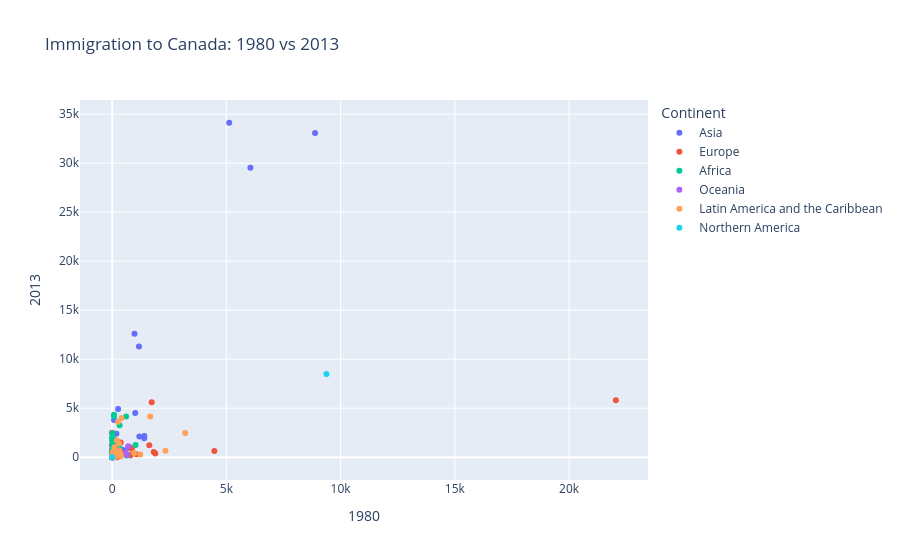

The cell this chart's notebook holds for it:
### Markdown cell above
## 9. Comparing immigration over time

This scatter plot compares immigration numbers between 1980 and 2013.

It helps identify growth patterns and country trends over time.

### Code cell
fig = px.scatter(
    df,
    x='1980',
    y='2013',
    hover_name='Country',
    color='Continent',
    title='Immigration to Canada: 1980 vs 2013'
)

fig.show()

### Figure 1 — Plotly figure (JSON) as saved in the notebook; plotly's stock layout.template omitted (floating-point values rounded to 4 significant figures)
{"data": [{"hovertemplate": "<b>%{hovertext}</b><br><br>Continent=Asia<br>1980=%{x}<br>2013=%{y}<extra></extra>", "hovertext": ["Afghanistan", "Armenia", "Azerbaijan", "Bahrain", "Bangladesh", "Bhutan", "Brunei Darussalam", "Cambodia", "China", "China, Hong Kong Special Administrative Region", "China, Macao Special Administrative Region", "Cyprus", "Democratic People's Republic of Korea", "Georgia", "India", "Indonesia", "Iran (Islamic Republic of)", "Iraq", "Israel", "Japan", "Jordan", "Kazakhstan", "Kuwait", "Kyrgyzstan", "Lao People's Democratic Republic", "Lebanon", "Malaysia", "Maldives", "Mongolia", "Myanmar", "Nepal", "Oman", "Pakistan", "Philippines", "Qatar", "Republic of Korea", "Saudi Arabia", "Singapore", "Sri Lanka", "State of Palestine", "Syrian Arab Republic", "Tajikistan", "Thailand", "Turkey", "Turkmenistan", "United Arab Emirates", "Uzbekistan", "Viet Nam", "Yemen"], "legendgroup": "Asia", "marker": {"color": "#636efa", "symbol": "circle"}, "mode": "markers", "name": "Asia", "orientation": "v", "showlegend": true, "type": "scatter", "x": [16, 0, 0, 0, 83, 0, 79, 12, 5123, 0, 0, 132, 1, 0, 8880, 186, 1172, 262, 1403, 701, 177, 0, 1, 0, 11, 1409, 786, 0, 0, 80, 1, 0, 978, 6051, 0, 1011, 0, 241, 185, 0, 315, 0, 56, 481, 0, 0, 0, 1191, 1], "xaxis": "x", "y": [2004, 207, 57, 32, 3789, 487, 6, 288, 34129, 774, 29, 16, 17, 125, 33087, 387, 11291, 4918, 1945, 982, 1255, 348, 48, 123, 15, 2172, 204, 1, 99, 262, 1308, 11, 12603, 29544, 6, 4509, 267, 141, 2394, 462, 1009, 39, 400, 729, 14, 46, 167, 2112, 217], "yaxis": "y"}, {"hovertemplate": "<b>%{hovertext}</b><br><br>Continent=Europe<br>1980=%{x}<br>2013=%{y}<extra></extra>", "hovertext": ["Albania", "Andorra", "Austria", "Belarus", "Belgium", "Bosnia and Herzegovina", "Bulgaria", "Croatia", "Czech Republic", "Denmark", "Estonia", "Finland", "France", "Germany", "Greece", "Hungary", "Iceland", "Ireland", "Italy", "Latvia", "Liechtenstein", "Lithuania", "Luxembourg", "Malta", "Monaco", "Montenegro", "Netherlands", "Norway", "Poland", "Portugal", "Republic of Moldova", "Romania", "Russian Federation", "San Marino", "Serbia", "Slovakia", "Slovenia", "Spain", "Sweden", "Switzerland", "The former Yugoslav Republic of Macedonia", "Ukraine", "United Kingdom of Great Britain and Northern Ireland"], "legendgroup": "Europe", "marker": {"color": "#EF553B", "symbol": "circle"}, "mode": "markers", "name": "Europe", "orientation": "v", "showlegend": true, "type": "scatter", "x": [1, 0, 234, 0, 511, 0, 24, 0, 0, 272, 0, 208, 1729, 1626, 1065, 205, 17, 781, 1820, 0, 1, 1, 14, 191, 0, 0, 1889, 116, 863, 4473, 0, 375, 0, 1, 0, 0, 0, 211, 281, 806, 0, 0, 22045], "xaxis": "x", "y": [603, 1, 90, 247, 379, 119, 512, 125, 174, 81, 45, 76, 5623, 1217, 298, 425, 72, 1015, 545, 213, 0, 145, 7, 4, 1, 9, 395, 59, 852, 630, 1231, 1512, 2466, 0, 297, 105, 20, 331, 140, 201, 112, 2487, 5827], "yaxis": "y"}, {"hovertemplate": "<b>%{hovertext}</b><br><br>Continent=Africa<br>1980=%{x}<br>2013=%{y}<extra></extra>", "hovertext": ["Algeria", "Angola", "Benin", "Botswana", "Burkina Faso", "Burundi", "Cabo Verde", "Cameroon", "Central African Republic", "Chad", "Comoros", "Congo", "Côte d'Ivoire", "Democratic Republic of the Congo", "Djibouti", "Egypt", "Equatorial Guinea", "Eritrea", "Ethiopia", "Gabon", "Gambia", "Ghana", "Guinea", "Guinea-Bissau", "Kenya", "Lesotho", "Liberia", "Libya", "Madagascar", "Malawi", "Mali", "Mauritania", "Mauritius", "Morocco", "Mozambique", "Namibia", "Niger", "Nigeria", "Rwanda", "Sao Tome and Principe", "Senegal", "Seychelles", "Sierra Leone", "Somalia", "South Africa", "Sudan", "Swaziland", "Togo", "Tunisia", "Uganda", "United Republic of Tanzania", "Western Sahara", "Zambia", "Zimbabwe"], "legendgroup": "Africa", "marker": {"color": "#00cc96", "symbol": "circle"}, "mode": "markers", "name": "Africa", "orientation": "v", "showlegend": true, "type": "scatter", "x": [80, 1, 2, 10, 2, 0, 1, 9, 4, 0, 0, 2, 14, 15, 0, 612, 0, 0, 98, 2, 0, 172, 0, 0, 291, 1, 1, 5, 22, 5, 4, 5, 306, 325, 0, 0, 0, 81, 6, 0, 13, 5, 6, 7, 1026, 20, 4, 5, 58, 13, 635, 0, 11, 72], "xaxis": "x", "y": [4331, 45, 397, 76, 322, 480, 2, 2439, 169, 86, 22, 114, 1170, 2050, 201, 4165, 11, 1719, 1606, 90, 33, 517, 463, 0, 664, 6, 39, 255, 229, 10, 190, 57, 1203, 3261, 12, 83, 105, 4172, 415, 1, 818, 5, 63, 2028, 1240, 343, 39, 316, 1627, 206, 182, 0, 59, 407], "yaxis": "y"}, {"hovertemplate": "<b>%{hovertext}</b><br><br>Continent=Oceania<br>1980=%{x}<br>2013=%{y}<extra></extra>", "hovertext": ["American Samoa", "Australia", "Fiji", "Kiribati", "Marshall Islands", "Nauru", "New Caledonia", "New Zealand", "Palau", "Papua New Guinea", "Samoa", "Tonga", "Tuvalu", "Vanuatu"], "legendgroup": "Oceania", "marker": {"color": "#ab63fa", "symbol": "circle"}, "mode": "markers", "name": "Oceania", "orientation": "v", "showlegend": true, "type": "scatter", "x": [0, 702, 632, 0, 0, 1, 0, 602, 0, 0, 3, 2, 0, 0], "xaxis": "x", "y": [0, 1121, 228, 0, 0, 1, 2, 415, 0, 3, 0, 5, 0, 0], "yaxis": "y"}, {"hovertemplate": "<b>%{hovertext}</b><br><br>Continent=Latin America and the Caribbean<br>1980=%{x}<br>2013=%{y}<extra></extra>", "hovertext": ["Antigua and Barbuda", "Argentina", "Bahamas", "Barbados", "Belize", "Bolivia (Plurinational State of)", "Brazil", "Chile", "Colombia", "Costa Rica", "Cuba", "Dominica", "Dominican Republic", "Ecuador", "El Salvador", "Grenada", "Guatemala", "Guyana", "Haiti", "Honduras", "Jamaica", "Mexico", "Nicaragua", "Panama", "Paraguay", "Peru", "Saint Kitts and Nevis", "Saint Lucia", "Saint Vincent and the Grenadines", "Suriname", "Trinidad and Tobago", "Uruguay", "Venezuela (Bolivarian Republic of)"], "legendgroup": "Latin America and the Caribbean", "marker": {"color": "#FFA15A", "symbol": "circle"}, "mode": "markers", "name": "Latin America and the Caribbean", "orientation": "v", "showlegend": true, "type": "scatter", "x": [0, 368, 26, 372, 16, 44, 211, 1233, 266, 28, 306, 104, 40, 238, 110, 154, 114, 2334, 1666, 26, 3198, 409, 18, 13, 45, 317, 5, 69, 147, 15, 958, 128, 103], "xaxis": "x", "y": [25, 282, 55, 97, 53, 107, 1714, 273, 3631, 122, 1402, 48, 590, 418, 639, 170, 345, 656, 4152, 350, 2479, 3996, 96, 43, 66, 682, 18, 392, 538, 4, 427, 58, 1022], "yaxis": "y"}, {"hovertemplate": "<b>%{hovertext}</b><br><br>Continent=Northern America<br>1980=%{x}<br>2013=%{y}<extra></extra>", "hovertext": ["Canada", "United States of America"], "legendgroup": "Northern America", "marker": {"color": "#19d3f3", "symbol": "circle"}, "mode": "markers", "name": "Northern America", "orientation": "v", "showlegend": true, "type": "scatter", "x": [0, 9378], "xaxis": "x", "y": [2, 8501], "yaxis": "y"}], "layout": {"legend": {"title": {"text": "Continent"}, "tracegroupgap": 0}, "title": {"text": "Immigration to Canada: 1980 vs 2013"}, "xaxis": {"anchor": "y", "domain": [0, 1], "title": {"text": "1980"}}, "yaxis": {"anchor": "x", "domain": [0, 1], "title": {"text": "2013"}}}}
